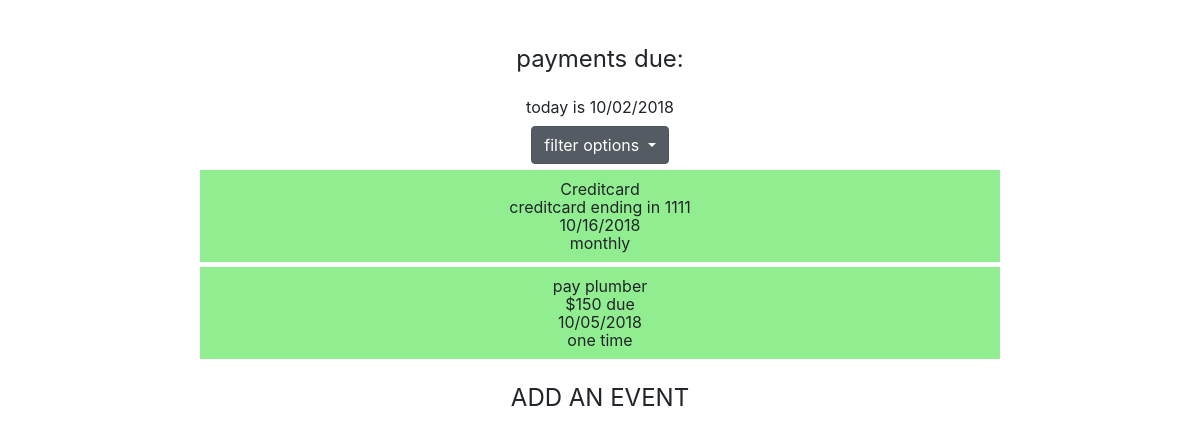
Page /results.php?ACTION=VIEW&FILTER=P on the committed database.
### tables this page shows
CREATE TABLE `PAYMENTS` (
  `ID` int(11) NOT NULL AUTO_INCREMENT,
  `EVENT_NAME` varchar(255) DEFAULT NULL,
  `EVENT_DESCRITPION` longtext,
  `DUE_DATE` date DEFAULT NULL,
  `EVENT_TYPE` varchar(255) DEFAULT NULL,
  PRIMARY KEY (`ID`),
  UNIQUE KEY `PAYMENTS_ID_uindex` (`ID`)
);

### get_data.inc.php (the view, shortened to what this page needs)
<?php
function view_data(){
    switch($_GET['FILTER']){
        case 'P':
            $today = date("Y-m-d");
            $filter = " WHERE DUE_DATE > '$today' ";
            break;
    }
    $query = "SELECT * FROM PAYMENTS".$filter."ORDER BY DUE_DATE DESC ";
    $results = mysqli_query(Database::$conn,$query);
    $html_out='';
    if ($results->num_rows > 0) {
        while($row = $results->fetch_assoc()) {
            if ($row['DUE_DATE']>date("Y-m-d")){
                $background = 'background-color: lightgreen';
            }
            elseif ($row['DUE_DATE']==date("Y-m-d")){
                $background = 'background-color: lightgoldenrodyellow';
            }
            elseif ($row['DUE_DATE']<date("Y-m-d")){
                $background = 'background-color: lightpink';
            }
            $name        = $row['EVENT_NAME'];
            $date        = $row['DUE_DATE'];
            $date = explode('-',$date);
            $date = $date[1].'/'.$date[2].'/'.$date[0];
            $description = $row['EVENT_DESCRITPION'];
            $type        = $row['EVENT_TYPE'];
            $html_out.="
                <div class='row common-padding-top-5'>
                    <div class='col-md-8 offset-md-2 common-padding-10' style='$background'>
                        <div class='text-center'>
                            $name
                        </div>
                        <div class='text-center'>
                            $description
                        </div>
                        <div class='text-center'>
                            $date
                        </div>
                        <div class='text-center'>
                            $type
                        </div>
                    </div>
                </div>
            ";
        }
        print $html_out;
    } else {
        echo "No results found";
    }
}

### css/common.css (style rules this page uses)
html, body { font-size: 16px; line-height: 18px; }
.common-padding-10 { padding: 10px !important; }
.common-padding-top-5 { padding-top: 5px !important; }

### rows in the picture
payments: EVENT_NAME "Creditcard", EVENT_DESCRITPION "creditcard ending in 1111", DUE_DATE "10/16/2018", EVENT_TYPE "monthly"
payments: EVENT_NAME "pay plumber", EVENT_DESCRITPION "$150 due", DUE_DATE "10/05/2018", EVENT_TYPE "one time"
